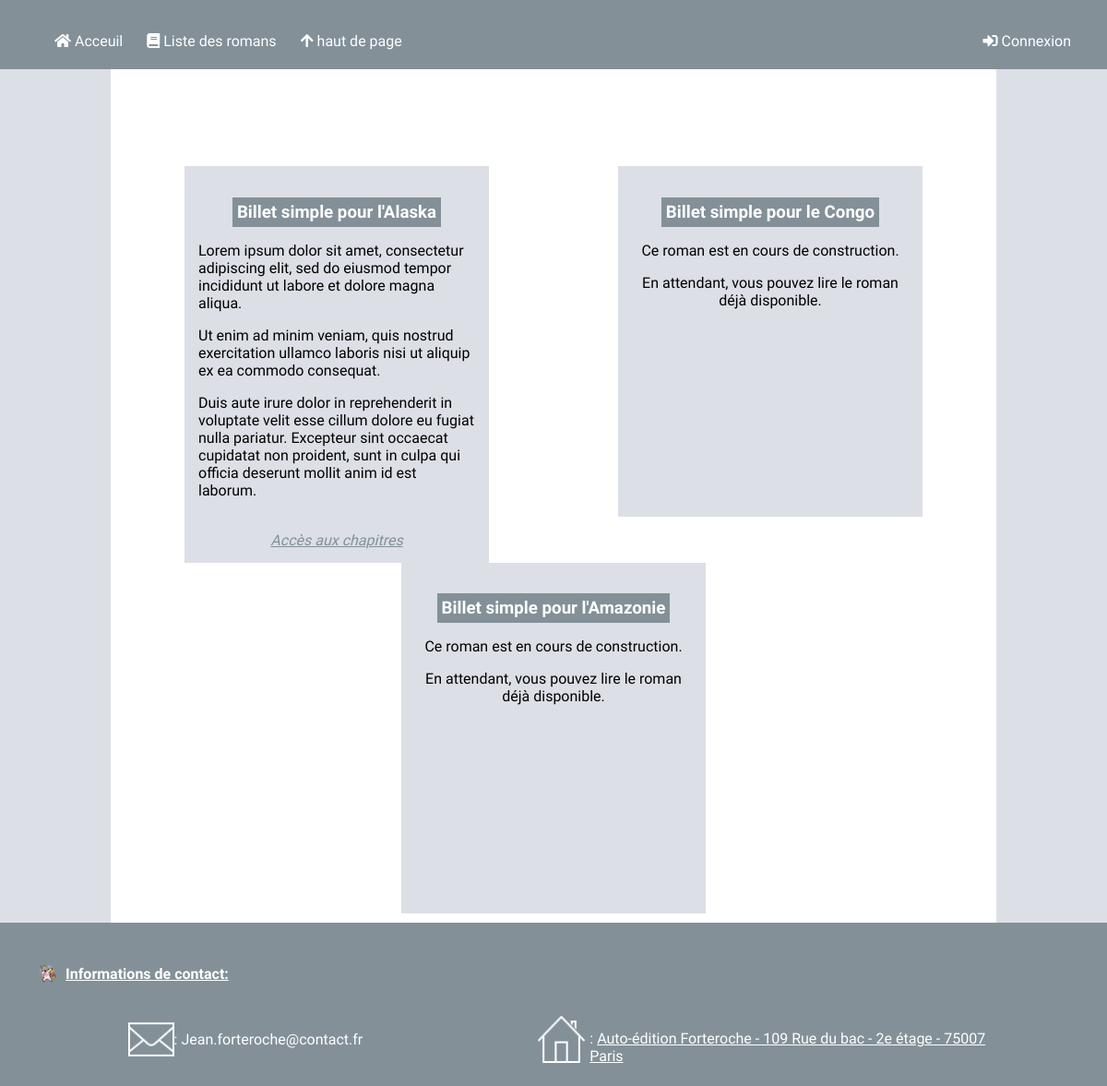
Screenshot of /liste-romans.html with the database file from the repository.
### tables this page shows
CREATE TABLE IF NOT EXISTS `books` (
  `id` int(11) NOT NULL AUTO_INCREMENT,
  `title` varchar(255) NOT NULL,
  `summary` text NOT NULL,
  `publish` int(11) NOT NULL,
  PRIMARY KEY (`id`)
);

### controller/frontend.php (called while the page is built, shortened)
<?php
require_once('model/BookManager.php');
function listBooks() {
    $bookManager = new BookManager;
    $publishedBooks = $bookManager->getPublishedBooks();
    $unpublishedBooks = $bookManager->getUnpublishedBooks();
    require('view/frontend/listBooks.php');
}

### model/BookManager.php (called while the page is built, shortened)
<?php
class BookManager extends Manager
{
    public function getPublishedBooks()
    {
        $db = $this->dbConnect();
        $PublishedBooks = $db->query('
        SELECT id, title, summary, publish
        FROM books
        WHERE publish = 1');
        return $PublishedBooks;
    }
    public function getUnpublishedBooks()
    {
        $db = $this->dbConnect();
        $unpublishedBooks = $db->query('
        SELECT id, title, summary, publish
        FROM books
        WHERE publish = 0');
        return $unpublishedBooks;
    }
}

### view/frontend/listBooks.php (the view, shortened to what this page needs)
<div id="content" class="bookList">
    <div id="books">
        <?php
        while ($data = $publishedBooks->fetch()) {
            if ($data['publish'] == 1) {
                $title = $data['title'];
                $titleEdit = str_replace(' ','',ucwords($title));
        ?>
        <div id="book">
            <div class="book_title">
                <h3><?= htmlspecialchars($data['title']) ?></h3>
            </div>
            <div>
                <?= $data['summary'] ?>
                <br />
            </div>
            <div id="listeChapitre" class="animated pulse">
                <em>
                    <a href="roman-<?= $data['id'] ?>-<?= $titleEdit ?>.html">Accès aux chapitres</a>
                </em>
            </div>
        </div>
        <?php
            }
        }
        while ($data2 = $unpublishedBooks->fetch()) {
            if($data2['publish'] == 0) {
        ?>
        <div id="workInProgress">
            <div class="book_title">
                <h3>
                    <?= htmlspecialchars($data2['title']) ?>
                </h3>
            </div>
            <div>
                <?= $data2['summary'] ?>
                <br />
            </div>
        </div>
        <?php
            }
        }
        ?>
    </div>
</div>
<?php
require('template.php');
?>

### public/css/style.css (style rules this page uses)
body, html { height: 100%; margin: 0; padding: 0; background-color: rgb(220, 223, 229); font-family: 'Cardo', serif; }
h3 { background-color: rgb(131, 144, 152); color: white; margin-bottom: 0; padding: 5px; }
a { text-decoration: none; color: blue; }
em a { color: rgb(131, 144, 152); text-decoration: underline; }
#content { position: relative; margin-top: 75px; margin-left: 10%; margin-right: 10%; padding-top: 5px; padding-bottom: 10px; padding-left: 10px; padding-right: 10px; background-color: white; z-index: 1; min-height: 100%; }
#books { display: flex; flex-wrap: wrap; justify-content: space-around; margin-top: 100px; }
#book { max-width: 300px; display: flex; padding: 15px; background-color: rgb(220, 223, 229); flex-direction: column; justify-content: space-between; }
#book h3 { text-align: center; padding: 5px; }
.book_title { display: flex; justify-content: center; }
#listeChapitre { text-align: center; }
#workInProgress { max-width: 300px; height: 350px; padding: 15px; background-color: rgb(220, 223, 229); display: flex; flex-direction: column; }

### rows the page displays
books: title "Billet simple pour l'Alaska", summary "Lorem ipsum dolor sit amet, consectetur adipiscing elit, sed do eiusmod tempor incididunt ut labore et dolore magna aliqua. Ut enim ad minim veniam, quis nostrud exercitation ullamco laboris nisi ut aliquip ex ea commodo consequat. Duis aute irure dolor in reprehenderit in voluptate velit esse cillum dolore eu fugiat nulla pariatur. Excepteur sint occaecat cupidatat non proident, sunt in culpa qui officia deserunt mollit anim id est laborum."
books: title "Billet simple pour le Congo", summary "Ce roman est en cours de construction. En attendant, vous pouvez lire le roman déjà disponible."
books: title "Billet simple pour l'Amazonie", summary "Ce roman est en cours de construction. En attendant, vous pouvez lire le roman déjà disponible."
